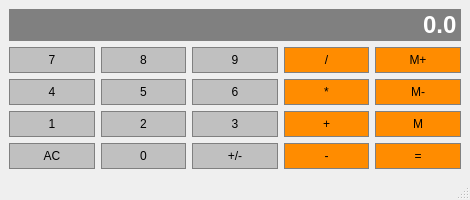
<?xml version="1.0" encoding="UTF-8"?>
<ui version="4.0">
 <class>Calculator</class>
 <widget class="QMainWindow" name="Calculator">
  <property name="geometry">
   <rect>
    <x>0</x>
    <y>0</y>
    <width>470</width>
    <height>161</height>
   </rect>
  </property>
  <property name="sizePolicy">
   <sizepolicy hsizetype="Preferred" vsizetype="Expanding">
    <horstretch>0</horstretch>
    <verstretch>0</verstretch>
   </sizepolicy>
  </property>
  <property name="windowTitle">
   <string>Calculator</string>
  </property>
  <widget class="QWidget" name="centralwidget">
   <layout class="QGridLayout" name="gridLayout">
    <item row="2" column="4">
     <widget class="QPushButton" name="Button_memSubtract">
      <property name="sizePolicy">
       <sizepolicy hsizetype="Preferred" vsizetype="Preferred">
        <horstretch>0</horstretch>
        <verstretch>0</verstretch>
       </sizepolicy>
      </property>
      <property name="styleSheet">
       <string notr="true">QPushButton {
	background-color: #FF8C00;
	border: 1px solid gray;
	padding: 5px;
}

QPushButton::pressed {
	background-color: #A9A9A9;
	border: 1px solid gray;
	padding: 5px;
}</string>
      </property>
      <property name="text">
       <string>M-</string>
      </property>
     </widget>
    </item>
    <item row="1" column="4">
     <widget class="QPushButton" name="Button_memAdd">
      <property name="sizePolicy">
       <sizepolicy hsizetype="Preferred" vsizetype="Preferred">
        <horstretch>0</horstretch>
        <verstretch>0</verstretch>
       </sizepolicy>
      </property>
      <property name="styleSheet">
       <string notr="true">QPushButton {
	background-color: #FF8C00;
	border: 1px solid gray;
	padding: 5px;
}

QPushButton::pressed {
	background-color: #A9A9A9;
	border: 1px solid gray;
	padding: 5px;
}</string>
      </property>
      <property name="text">
       <string>M+</string>
      </property>
     </widget>
    </item>
    <item row="3" column="3">
     <widget class="QPushButton" name="Button_add">
      <property name="sizePolicy">
       <sizepolicy hsizetype="Preferred" vsizetype="Preferred">
        <horstretch>0</horstretch>
        <verstretch>0</verstretch>
       </sizepolicy>
      </property>
      <property name="styleSheet">
       <string notr="true">QPushButton {
	background-color: #FF8C00;
	border: 1px solid gray;
	padding: 5px;
}

QPushButton::pressed {
	background-color: #A9A9A9;
	border: 1px solid gray;
	padding: 5px;
}</string>
      </property>
      <property name="text">
       <string>+</string>
      </property>
     </widget>
    </item>
    <item row="3" column="1">
     <widget class="QPushButton" name="Button2">
      <property name="sizePolicy">
       <sizepolicy hsizetype="Preferred" vsizetype="Preferred">
        <horstretch>0</horstretch>
        <verstretch>0</verstretch>
       </sizepolicy>
      </property>
      <property name="styleSheet">
       <string notr="true">QPushButton {
	background-color: #C0C0C0;
	border: 1px solid gray;
	padding: 5px;
}

QPushButton::pressed {
	background-color: #A9A9A9;
	border: 1px solid gray;
	padding: 5px;
}</string>
      </property>
      <property name="text">
       <string>2</string>
      </property>
     </widget>
    </item>
    <item row="3" column="2">
     <widget class="QPushButton" name="Button3">
      <property name="sizePolicy">
       <sizepolicy hsizetype="Preferred" vsizetype="Preferred">
        <horstretch>0</horstretch>
        <verstretch>0</verstretch>
       </sizepolicy>
      </property>
      <property name="styleSheet">
       <string notr="true">QPushButton {
	background-color: #C0C0C0;
	border: 1px solid gray;
	padding: 5px;
}

QPushButton::pressed {
	background-color: #A9A9A9;
	border: 1px solid gray;
	padding: 5px;
}</string>
      </property>
      <property name="text">
       <string>3</string>
      </property>
     </widget>
    </item>
    <item row="4" column="1">
     <widget class="QPushButton" name="Button0">
      <property name="sizePolicy">
       <sizepolicy hsizetype="Preferred" vsizetype="Preferred">
        <horstretch>0</horstretch>
        <verstretch>0</verstretch>
       </sizepolicy>
      </property>
      <property name="styleSheet">
       <string notr="true">QPushButton {
	background-color: #C0C0C0;
	border: 1px solid gray;
	padding: 5px;
}

QPushButton::pressed {
	background-color: #A9A9A9;
	border: 1px solid gray;
	padding: 5px;
}</string>
      </property>
      <property name="text">
       <string>0</string>
      </property>
     </widget>
    </item>
    <item row="2" column="0">
     <widget class="QPushButton" name="Button4">
      <property name="sizePolicy">
       <sizepolicy hsizetype="Preferred" vsizetype="Preferred">
        <horstretch>0</horstretch>
        <verstretch>0</verstretch>
       </sizepolicy>
      </property>
      <property name="styleSheet">
       <string notr="true">QPushButton {
	background-color: #C0C0C0;
	border: 1px solid gray;
	padding: 5px;
}

QPushButton::pressed {
	background-color: #A9A9A9;
	border: 1px solid gray;
	padding: 5px;
}</string>
      </property>
      <property name="text">
       <string>4</string>
      </property>
     </widget>
    </item>
    <item row="4" column="4">
     <widget class="QPushButton" name="Button_equals">
      <property name="sizePolicy">
       <sizepolicy hsizetype="Preferred" vsizetype="Preferred">
        <horstretch>0</horstretch>
        <verstretch>0</verstretch>
       </sizepolicy>
      </property>
      <property name="styleSheet">
       <string notr="true">QPushButton {
	background-color: #FF8C00;
	border: 1px solid gray;
	padding: 5px;
}

QPushButton::pressed {
	background-color: #A9A9A9;
	border: 1px solid gray;
	padding: 5px;
}</string>
      </property>
      <property name="text">
       <string>=</string>
      </property>
     </widget>
    </item>
    <item row="2" column="1">
     <widget class="QPushButton" name="Button5">
      <property name="sizePolicy">
       <sizepolicy hsizetype="Preferred" vsizetype="Preferred">
        <horstretch>0</horstretch>
        <verstretch>0</verstretch>
       </sizepolicy>
      </property>
      <property name="styleSheet">
       <string notr="true">QPushButton {
	background-color: #C0C0C0;
	border: 1px solid gray;
	padding: 5px;
}

QPushButton::pressed {
	background-color: #A9A9A9;
	border: 1px solid gray;
	padding: 5px;
}</string>
      </property>
      <property name="text">
       <string>5</string>
      </property>
     </widget>
    </item>
    <item row="2" column="2">
     <widget class="QPushButton" name="Button6">
      <property name="sizePolicy">
       <sizepolicy hsizetype="Preferred" vsizetype="Preferred">
        <horstretch>0</horstretch>
        <verstretch>0</verstretch>
       </sizepolicy>
      </property>
      <property name="styleSheet">
       <string notr="true">QPushButton {
	background-color: #C0C0C0;
	border: 1px solid gray;
	padding: 5px;
}

QPushButton::pressed {
	background-color: #A9A9A9;
	border: 1px solid gray;
	padding: 5px;
}</string>
      </property>
      <property name="text">
       <string>6</string>
      </property>
     </widget>
    </item>
    <item row="2" column="3">
     <widget class="QPushButton" name="Button_multiply">
      <property name="sizePolicy">
       <sizepolicy hsizetype="Preferred" vsizetype="Preferred">
        <horstretch>0</horstretch>
        <verstretch>0</verstretch>
       </sizepolicy>
      </property>
      <property name="styleSheet">
       <string notr="true">QPushButton {
	background-color: #FF8C00;
	border: 1px solid gray;
	padding: 5px;
}

QPushButton::pressed {
	background-color: #A9A9A9;
	border: 1px solid gray;
	padding: 5px;
}</string>
      </property>
      <property name="text">
       <string>*</string>
      </property>
     </widget>
    </item>
    <item row="4" column="3">
     <widget class="QPushButton" name="Button_subtract">
      <property name="sizePolicy">
       <sizepolicy hsizetype="Preferred" vsizetype="Preferred">
        <horstretch>0</horstretch>
        <verstretch>0</verstretch>
       </sizepolicy>
      </property>
      <property name="styleSheet">
       <string notr="true">QPushButton {
	background-color: #FF8C00;
	border: 1px solid gray;
	padding: 5px;
}

QPushButton::pressed {
	background-color: #A9A9A9;
	border: 1px solid gray;
	padding: 5px;
}</string>
      </property>
      <property name="text">
       <string>-</string>
      </property>
     </widget>
    </item>
    <item row="0" column="0" colspan="5">
     <widget class="QLineEdit" name="Display">
      <property name="sizePolicy">
       <sizepolicy hsizetype="Expanding" vsizetype="Expanding">
        <horstretch>0</horstretch>
        <verstretch>0</verstretch>
       </sizepolicy>
      </property>
      <property name="font">
       <font>
        <family>Arial</family>
        <pointsize>18</pointsize>
        <weight>75</weight>
        <bold>true</bold>
       </font>
      </property>
      <property name="styleSheet">
       <string notr="true">QLineEdit {
	background-color: gray;
	border: 1px solid gray;
	color: #ffffff;
}</string>
      </property>
      <property name="text">
       <string>0.0</string>
      </property>
      <property name="alignment">
       <set>Qt::AlignRight|Qt::AlignTrailing|Qt::AlignVCenter</set>
      </property>
     </widget>
    </item>
    <item row="4" column="2">
     <widget class="QPushButton" name="Button_changeSign">
      <property name="sizePolicy">
       <sizepolicy hsizetype="Preferred" vsizetype="Preferred">
        <horstretch>0</horstretch>
        <verstretch>0</verstretch>
       </sizepolicy>
      </property>
      <property name="styleSheet">
       <string notr="true">QPushButton {
	background-color: #C0C0C0;
	border: 1px solid gray;
	padding: 5px;
}

QPushButton::pressed {
	background-color: #A9A9A9;
	border: 1px solid gray;
	padding: 5px;
}</string>
      </property>
      <property name="text">
       <string>+/-</string>
      </property>
     </widget>
    </item>
    <item row="1" column="3">
     <widget class="QPushButton" name="Button_divide">
      <property name="sizePolicy">
       <sizepolicy hsizetype="Preferred" vsizetype="Preferred">
        <horstretch>0</horstretch>
        <verstretch>0</verstretch>
       </sizepolicy>
      </property>
      <property name="styleSheet">
       <string notr="true">QPushButton {
	background-color: #FF8C00;
	border: 1px solid gray;
	padding: 5px;
}

QPushButton::pressed {
	background-color: #A9A9A9;
	border: 1px solid gray;
	padding: 5px;
}</string>
      </property>
      <property name="text">
       <string>/</string>
      </property>
     </widget>
    </item>
    <item row="4" column="0">
     <widget class="QPushButton" name="Button_clear">
      <property name="sizePolicy">
       <sizepolicy hsizetype="Preferred" vsizetype="Preferred">
        <horstretch>0</horstretch>
        <verstretch>0</verstretch>
       </sizepolicy>
      </property>
      <property name="styleSheet">
       <string notr="true">QPushButton {
	background-color: #C0C0C0;
	border: 1px solid gray;
	padding: 5px;
}

QPushButton::pressed {
	background-color: #A9A9A9;
	border: 1px solid gray;
	padding: 5px;
}</string>
      </property>
      <property name="text">
       <string>AC</string>
      </property>
     </widget>
    </item>
    <item row="1" column="2">
     <widget class="QPushButton" name="Button9">
      <property name="sizePolicy">
       <sizepolicy hsizetype="Preferred" vsizetype="Preferred">
        <horstretch>0</horstretch>
        <verstretch>0</verstretch>
       </sizepolicy>
      </property>
      <property name="styleSheet">
       <string notr="true">QPushButton {
	background-color: #C0C0C0;
	border: 1px solid gray;
	padding: 5px;
}

QPushButton::pressed {
	background-color: #A9A9A9;
	border: 1px solid gray;
	padding: 5px;
}</string>
      </property>
      <property name="text">
       <string>9</string>
      </property>
     </widget>
    </item>
    <item row="3" column="0">
     <widget class="QPushButton" name="Button1">
      <property name="sizePolicy">
       <sizepolicy hsizetype="Preferred" vsizetype="Preferred">
        <horstretch>0</horstretch>
        <verstretch>0</verstretch>
       </sizepolicy>
      </property>
      <property name="styleSheet">
       <string notr="true">QPushButton {
	background-color: #C0C0C0;
	border: 1px solid gray;
	padding: 5px;
}

QPushButton::pressed {
	background-color: #A9A9A9;
	border: 1px solid gray;
	padding: 5px;
}</string>
      </property>
      <property name="text">
       <string>1</string>
      </property>
     </widget>
    </item>
    <item row="3" column="4">
     <widget class="QPushButton" name="Button_memGet">
      <property name="sizePolicy">
       <sizepolicy hsizetype="Preferred" vsizetype="Preferred">
        <horstretch>0</horstretch>
        <verstretch>0</verstretch>
       </sizepolicy>
      </property>
      <property name="styleSheet">
       <string notr="true">QPushButton {
	background-color: #FF8C00;
	border: 1px solid gray;
	padding: 5px;
}

QPushButton::pressed {
	background-color: #A9A9A9;
	border: 1px solid gray;
	padding: 5px;
}</string>
      </property>
      <property name="text">
       <string>M</string>
      </property>
     </widget>
    </item>
    <item row="1" column="1">
     <widget class="QPushButton" name="Button8">
      <property name="sizePolicy">
       <sizepolicy hsizetype="Preferred" vsizetype="Preferred">
        <horstretch>0</horstretch>
        <verstretch>0</verstretch>
       </sizepolicy>
      </property>
      <property name="styleSheet">
       <string notr="true">QPushButton {
	background-color: #C0C0C0;
	border: 1px solid gray;
	padding: 5px;
}

QPushButton::pressed {
	background-color: #A9A9A9;
	border: 1px solid gray;
	padding: 5px;
}</string>
      </property>
      <property name="text">
       <string>8</string>
      </property>
     </widget>
    </item>
    <item row="1" column="0">
     <widget class="QPushButton" name="Button7">
      <property name="sizePolicy">
       <sizepolicy hsizetype="Preferred" vsizetype="Preferred">
        <horstretch>0</horstretch>
        <verstretch>0</verstretch>
       </sizepolicy>
      </property>
      <property name="styleSheet">
       <string notr="true">QPushButton {
	background-color: #C0C0C0;
	border: 1px solid gray;
	padding: 5px;
}

QPushButton::pressed {
	background-color: #A9A9A9;
	border: 1px solid gray;
	padding: 5px;
}</string>
      </property>
      <property name="text">
       <string>7</string>
      </property>
     </widget>
    </item>
   </layout>
  </widget>
  <widget class="QMenuBar" name="menubar">
   <property name="geometry">
    <rect>
     <x>0</x>
     <y>0</y>
     <width>470</width>
     <height>21</height>
    </rect>
   </property>
  </widget>
  <widget class="QStatusBar" name="statusbar"/>
 </widget>
 <resources/>
 <connections/>
</ui>
